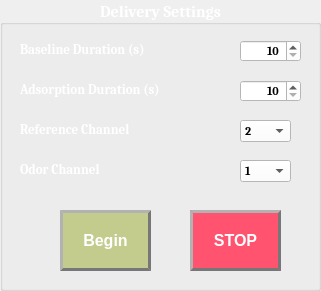
    <widget class="QGroupBox" name="__deliverySettingsGroupBox">
     <property name="geometry">
      <rect>
       <x>860</x>
       <y>650</y>
       <width>321</width>
       <height>291</height>
      </rect>
     </property>
     <property name="font">
      <font>
       <family>Cambria</family>
       <pointsize>12</pointsize>
       <weight>75</weight>
       <bold>true</bold>
      </font>
     </property>
     <property name="styleSheet">
      <string notr="true">QGroupBox::title{
color: #ffffff;
}</string>
     </property>
     <property name="title">
      <string>Delivery Settings</string>
     </property>
     <property name="alignment">
      <set>Qt::AlignHCenter|Qt::AlignTop</set>
     </property>
     <widget class="QLabel" name="__baselineLabel">
      <property name="geometry">
       <rect>
        <x>20</x>
        <y>40</y>
        <width>201</width>
        <height>20</height>
       </rect>
      </property>
      <property name="font">
       <font>
        <family>Cambria</family>
        <pointsize>10</pointsize>
        <weight>75</weight>
        <bold>true</bold>
       </font>
      </property>
      <property name="styleSheet">
       <string notr="true">QLabel{
color: #ffffff;
}</string>
      </property>
      <property name="text">
       <string>Baseline Duration (s)</string>
      </property>
      <property name="alignment">
       <set>Qt::AlignLeading|Qt::AlignLeft|Qt::AlignVCenter</set>
      </property>
     </widget>
     <widget class="QLabel" name="__adsorptionLabel">
      <property name="geometry">
       <rect>
        <x>20</x>
        <y>80</y>
        <width>201</width>
        <height>20</height>
       </rect>
      </property>
      <property name="font">
       <font>
        <family>Cambria</family>
        <pointsize>10</pointsize>
        <weight>75</weight>
        <bold>true</bold>
       </font>
      </property>
      <property name="styleSheet">
       <string notr="true">QLabel{
color: #ffffff;
}</string>
      </property>
      <property name="text">
       <string>Adsorption Duration (s)</string>
      </property>
      <property name="alignment">
       <set>Qt::AlignLeading|Qt::AlignLeft|Qt::AlignVCenter</set>
      </property>
     </widget>
     <widget class="QSpinBox" name="adsorptionSpinBox">
      <property name="geometry">
       <rect>
        <x>240</x>
        <y>80</y>
        <width>61</width>
        <height>22</height>
       </rect>
      </property>
      <property name="font">
       <font>
        <family>Cambria</family>
        <weight>75</weight>
        <bold>true</bold>
       </font>
      </property>
      <property name="styleSheet">
       <string notr="true">QSpinBox{
color: #000000;
background: #ffffff;
}</string>
      </property>
      <property name="alignment">
       <set>Qt::AlignRight|Qt::AlignTrailing|Qt::AlignVCenter</set>
      </property>
      <property name="minimum">
       <number>10</number>
      </property>
      <property name="maximum">
       <number>3600</number>
      </property>
      <property name="value">
       <number>10</number>
      </property>
     </widget>
     <widget class="QSpinBox" name="baselineSpinBox">
      <property name="geometry">
       <rect>
        <x>240</x>
        <y>40</y>
        <width>61</width>
        <height>22</height>
       </rect>
      </property>
      <property name="font">
       <font>
        <family>Cambria</family>
        <weight>75</weight>
        <bold>true</bold>
       </font>
      </property>
      <property name="styleSheet">
       <string notr="true">QSpinBox{
color: #000000;
background: #ffffff;
}</string>
      </property>
      <property name="alignment">
       <set>Qt::AlignRight|Qt::AlignTrailing|Qt::AlignVCenter</set>
      </property>
      <property name="minimum">
       <number>10</number>
      </property>
      <property name="maximum">
       <number>3600</number>
      </property>
      <property name="value">
       <number>10</number>
      </property>
     </widget>
     <widget class="QLabel" name="__referenceLabel">
      <property name="geometry">
       <rect>
        <x>20</x>
        <y>120</y>
        <width>191</width>
        <height>20</height>
       </rect>
      </property>
      <property name="font">
       <font>
        <family>Cambria</family>
        <pointsize>10</pointsize>
        <weight>75</weight>
        <bold>true</bold>
       </font>
      </property>
      <property name="styleSheet">
       <string notr="true">QLabel{
color: #ffffff;
}</string>
      </property>
      <property name="text">
       <string>Reference Channel</string>
      </property>
      <property name="alignment">
       <set>Qt::AlignLeading|Qt::AlignLeft|Qt::AlignVCenter</set>
      </property>
     </widget>
     <widget class="QLabel" name="__odorLabel">
      <property name="geometry">
       <rect>
        <x>20</x>
        <y>160</y>
        <width>171</width>
        <height>20</height>
       </rect>
      </property>
      <property name="font">
       <font>
        <family>Cambria</family>
        <pointsize>10</pointsize>
        <weight>75</weight>
        <bold>true</bold>
       </font>
      </property>
      <property name="styleSheet">
       <string notr="true">QLabel{
color: #ffffff;
}</string>
      </property>
      <property name="text">
       <string>Odor Channel</string>
      </property>
      <property name="alignment">
       <set>Qt::AlignLeading|Qt::AlignLeft|Qt::AlignVCenter</set>
      </property>
     </widget>
     <widget class="QComboBox" name="referenceComboBox">
      <property name="geometry">
       <rect>
        <x>240</x>
        <y>120</y>
        <width>51</width>
        <height>22</height>
       </rect>
      </property>
      <property name="font">
       <font>
        <family>Cambria</family>
        <weight>75</weight>
        <bold>true</bold>
       </font>
      </property>
      <property name="styleSheet">
       <string notr="true">QComboBox{
color: black;
background: #ffffff;

}</string>
      </property>
      <property name="currentText">
       <string>2</string>
      </property>
      <property name="currentIndex">
       <number>1</number>
      </property>
      <item>
       <property name="text">
        <string>1</string>
       </property>
      </item>
      <item>
       <property name="text">
        <string>2</string>
       </property>
      </item>
      <item>
       <property name="text">
        <string>3</string>
       </property>
      </item>
      <item>
       <property name="text">
        <string>4</string>
       </property>
      </item>
      <item>
       <property name="text">
        <string>5</string>
       </property>
      </item>
     </widget>
     <widget class="QComboBox" name="odorComboBox">
      <property name="geometry">
       <rect>
        <x>240</x>
        <y>160</y>
        <width>51</width>
        <height>22</height>
       </rect>
      </property>
      <property name="font">
       <font>
        <family>Cambria</family>
        <weight>75</weight>
        <bold>true</bold>
       </font>
      </property>
      <property name="styleSheet">
       <string notr="true">QComboBox{
color: black;
background: #ffffff;

}</string>
      </property>
      <property name="currentText">
       <string>1</string>
      </property>
      <property name="currentIndex">
       <number>0</number>
      </property>
      <item>
       <property name="text">
        <string>1</string>
       </property>
      </item>
      <item>
       <property name="text">
        <string>2</string>
       </property>
      </item>
      <item>
       <property name="text">
        <string>3</string>
       </property>
      </item>
      <item>
       <property name="text">
        <string>4</string>
       </property>
      </item>
      <item>
       <property name="text">
        <string>5</string>
       </property>
      </item>
     </widget>
     <widget class="QPushButton" name="deliveryBeginButton">
      <property name="geometry">
       <rect>
        <x>60</x>
        <y>210</y>
        <width>91</width>
        <height>61</height>
       </rect>
      </property>
      <property name="font">
       <font>
        <pointsize>12</pointsize>
        <weight>75</weight>
        <bold>true</bold>
       </font>
      </property>
      <property name="styleSheet">
       <string notr="true">QPushButton{
color: #ffffff;
background: #c3cc8d;
border: 3px outset #777777;
border-radius: 40px;
}

QPushButton::pressed{
border: 3px inset #333333;
}</string>
      </property>
      <property name="text">
       <string>Begin</string>
      </property>
     </widget>
     <widget class="QPushButton" name="deliveryStopButton">
      <property name="geometry">
       <rect>
        <x>190</x>
        <y>210</y>
        <width>91</width>
        <height>61</height>
       </rect>
      </property>
      <property name="font">
       <font>
        <pointsize>12</pointsize>
        <weight>75</weight>
        <bold>true</bold>
       </font>
      </property>
      <property name="styleSheet">
       <string notr="true">QPushButton{
color: #ffffff;
background: #ff5370;
border: 3px outset #777777;
border-radius: 40px;
}

QPushButton::pressed{
border: 3px inset #333333;
}</string>
      </property>
      <property name="text">
       <string>STOP</string>
      </property>
     </widget>
    </widget>
